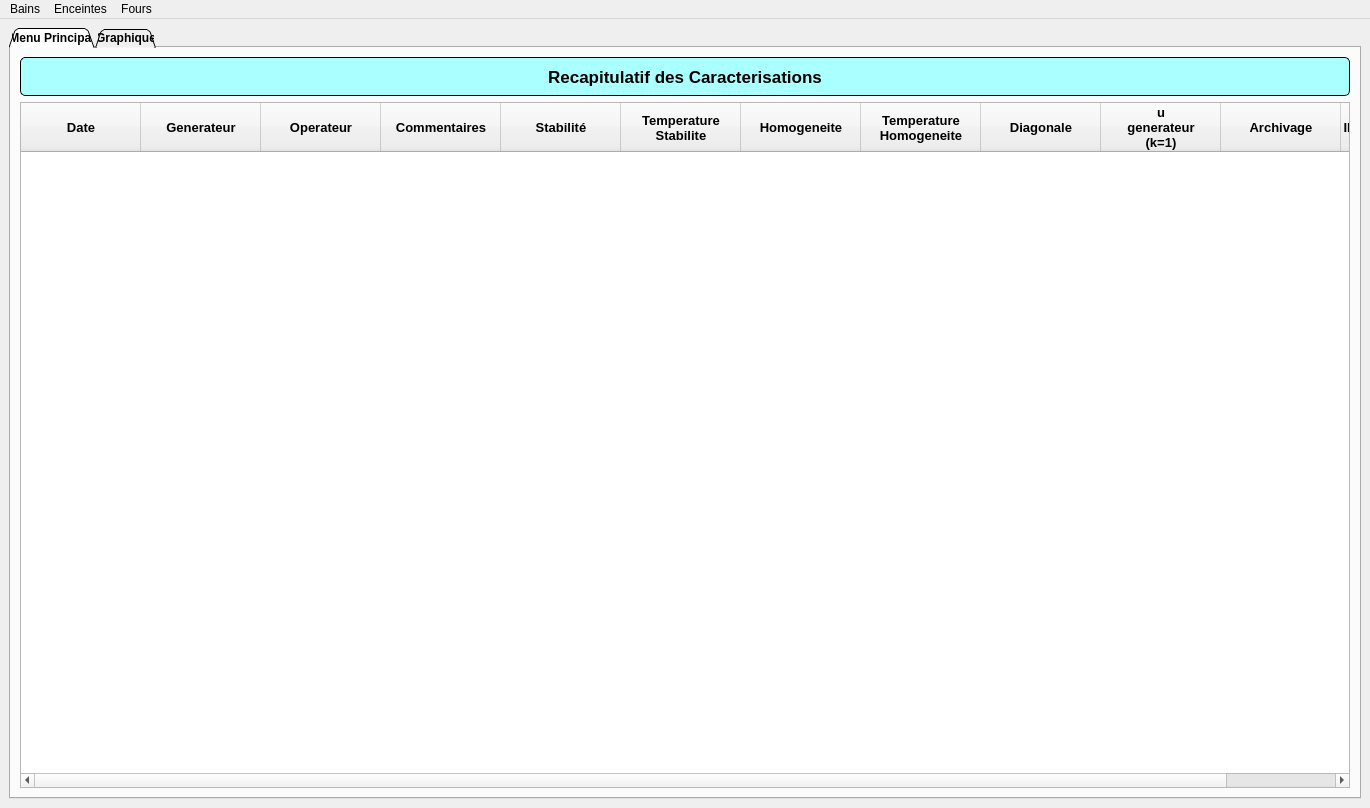
<?xml version="1.0" encoding="UTF-8"?>
<ui version="4.0">
 <class>MainCaracterisation</class>
 <widget class="QMainWindow" name="MainCaracterisation">
  <property name="geometry">
   <rect>
    <x>0</x>
    <y>0</y>
    <width>1370</width>
    <height>808</height>
   </rect>
  </property>
  <property name="windowTitle">
   <string>Caracterisation Generateurs</string>
  </property>
  <widget class="QWidget" name="centralWidget">
   <layout class="QGridLayout" name="gridLayout_2">
    <item row="0" column="0">
     <widget class="QTabWidget" name="tabWidget">
      <property name="font">
       <font>
        <weight>50</weight>
        <bold>false</bold>
       </font>
      </property>
      <property name="whatsThis">
       <string>&lt;html&gt;&lt;head/&gt;&lt;body&gt;&lt;p&gt;t'(t(t''(t('&lt;/p&gt;&lt;/body&gt;&lt;/html&gt;</string>
      </property>
      <property name="styleSheet">
       <string notr="true">QTabBar::tab {
   font-size: 12px;
font-weight: bold;
min-width: 50ex;
 padding: 3px

}</string>
      </property>
      <property name="tabShape">
       <enum>QTabWidget::Triangular</enum>
      </property>
      <property name="currentIndex">
       <number>0</number>
      </property>
      <property name="iconSize">
       <size>
        <width>16</width>
        <height>16</height>
       </size>
      </property>
      <widget class="QWidget" name="tab">
       <property name="font">
        <font>
         <pointsize>8</pointsize>
         <weight>75</weight>
         <bold>true</bold>
        </font>
       </property>
       <attribute name="title">
        <string>Menu Principal</string>
       </attribute>
       <layout class="QVBoxLayout" name="verticalLayout">
        <item>
         <widget class="QLabel" name="label_7">
          <property name="sizePolicy">
           <sizepolicy hsizetype="Preferred" vsizetype="Fixed">
            <horstretch>0</horstretch>
            <verstretch>0</verstretch>
           </sizepolicy>
          </property>
          <property name="minimumSize">
           <size>
            <width>0</width>
            <height>39</height>
           </size>
          </property>
          <property name="font">
           <font>
            <pointsize>13</pointsize>
            <weight>75</weight>
            <bold>true</bold>
           </font>
          </property>
          <property name="styleSheet">
           <string notr="true">QLabel{
background-color: rgb(170, 255, 255);
border: 1px solid Black;
border-radius: 5px;}</string>
          </property>
          <property name="text">
           <string>Recapitulatif des Caracterisations</string>
          </property>
          <property name="alignment">
           <set>Qt::AlignCenter</set>
          </property>
         </widget>
        </item>
        <item>
         <widget class="QTableWidget" name="tableWidget">
          <property name="enabled">
           <bool>true</bool>
          </property>
          <property name="font">
           <font>
            <pointsize>9</pointsize>
            <weight>50</weight>
            <bold>false</bold>
           </font>
          </property>
          <property name="cursor" stdset="0">
           <cursorShape>ArrowCursor</cursorShape>
          </property>
          <property name="mouseTracking">
           <bool>true</bool>
          </property>
          <property name="contextMenuPolicy">
           <enum>Qt::ActionsContextMenu</enum>
          </property>
          <property name="whatsThis">
           <string extracomment="freeghrehtzh"/>
          </property>
          <property name="editTriggers">
           <set>QAbstractItemView::NoEditTriggers</set>
          </property>
          <property name="alternatingRowColors">
           <bool>true</bool>
          </property>
          <property name="selectionBehavior">
           <enum>QAbstractItemView::SelectRows</enum>
          </property>
          <property name="iconSize">
           <size>
            <width>0</width>
            <height>0</height>
           </size>
          </property>
          <property name="showGrid">
           <bool>true</bool>
          </property>
          <property name="gridStyle">
           <enum>Qt::SolidLine</enum>
          </property>
          <property name="sortingEnabled">
           <bool>true</bool>
          </property>
          <property name="wordWrap">
           <bool>true</bool>
          </property>
          <property name="cornerButtonEnabled">
           <bool>true</bool>
          </property>
          <property name="rowCount">
           <number>0</number>
          </property>
          <attribute name="horizontalHeaderVisible">
           <bool>true</bool>
          </attribute>
          <attribute name="horizontalHeaderDefaultSectionSize">
           <number>120</number>
          </attribute>
          <attribute name="horizontalHeaderHighlightSections">
           <bool>true</bool>
          </attribute>
          <attribute name="verticalHeaderVisible">
           <bool>false</bool>
          </attribute>
          <attribute name="verticalHeaderDefaultSectionSize">
           <number>32</number>
          </attribute>
          <column>
           <property name="text">
            <string>Date</string>
           </property>
           <property name="font">
            <font>
             <pointsize>10</pointsize>
             <weight>75</weight>
             <bold>true</bold>
            </font>
           </property>
           <property name="textAlignment">
            <set>AlignHCenter|AlignVCenter|AlignCenter</set>
           </property>
          </column>
          <column>
           <property name="text">
            <string>Generateur</string>
           </property>
           <property name="font">
            <font>
             <pointsize>10</pointsize>
             <weight>75</weight>
             <bold>true</bold>
            </font>
           </property>
           <property name="textAlignment">
            <set>AlignHCenter|AlignVCenter|AlignCenter</set>
           </property>
          </column>
          <column>
           <property name="text">
            <string>Operateur</string>
           </property>
           <property name="font">
            <font>
             <pointsize>10</pointsize>
             <weight>75</weight>
             <bold>true</bold>
            </font>
           </property>
           <property name="textAlignment">
            <set>AlignHCenter|AlignVCenter|AlignCenter</set>
           </property>
          </column>
          <column>
           <property name="text">
            <string>Commentaires</string>
           </property>
           <property name="font">
            <font>
             <pointsize>10</pointsize>
             <weight>75</weight>
             <bold>true</bold>
            </font>
           </property>
           <property name="textAlignment">
            <set>AlignHCenter|AlignVCenter|AlignCenter</set>
           </property>
          </column>
          <column>
           <property name="text">
            <string>Stabilité</string>
           </property>
           <property name="font">
            <font>
             <pointsize>10</pointsize>
             <weight>75</weight>
             <bold>true</bold>
            </font>
           </property>
           <property name="textAlignment">
            <set>AlignHCenter|AlignVCenter|AlignCenter</set>
           </property>
          </column>
          <column>
           <property name="text">
            <string>Temperature
Stabilite</string>
           </property>
           <property name="font">
            <font>
             <pointsize>10</pointsize>
             <weight>75</weight>
             <bold>true</bold>
            </font>
           </property>
           <property name="textAlignment">
            <set>AlignHCenter|AlignVCenter|AlignCenter</set>
           </property>
          </column>
          <column>
           <property name="text">
            <string>Homogeneite</string>
           </property>
           <property name="font">
            <font>
             <pointsize>10</pointsize>
             <weight>75</weight>
             <bold>true</bold>
            </font>
           </property>
           <property name="textAlignment">
            <set>AlignHCenter|AlignVCenter|AlignCenter</set>
           </property>
          </column>
          <column>
           <property name="text">
            <string>Temperature
Homogeneite</string>
           </property>
           <property name="font">
            <font>
             <pointsize>10</pointsize>
             <weight>75</weight>
             <bold>true</bold>
            </font>
           </property>
           <property name="textAlignment">
            <set>AlignHCenter|AlignVCenter|AlignCenter</set>
           </property>
          </column>
          <column>
           <property name="text">
            <string>Diagonale</string>
           </property>
           <property name="font">
            <font>
             <pointsize>10</pointsize>
             <weight>75</weight>
             <bold>true</bold>
            </font>
           </property>
           <property name="textAlignment">
            <set>AlignHCenter|AlignVCenter|AlignCenter</set>
           </property>
          </column>
          <column>
           <property name="text">
            <string>u 
generateur 
(k=1)</string>
           </property>
           <property name="font">
            <font>
             <pointsize>10</pointsize>
             <weight>75</weight>
             <bold>true</bold>
            </font>
           </property>
           <property name="textAlignment">
            <set>AlignHCenter|AlignVCenter|AlignCenter</set>
           </property>
          </column>
          <column>
           <property name="text">
            <string>Archivage</string>
           </property>
           <property name="font">
            <font>
             <pointsize>10</pointsize>
             <weight>75</weight>
             <bold>true</bold>
            </font>
           </property>
           <property name="textAlignment">
            <set>AlignHCenter|AlignVCenter|AlignCenter</set>
           </property>
          </column>
          <column>
           <property name="text">
            <string>ID_Caracterisation</string>
           </property>
           <property name="font">
            <font>
             <family>MS Shell Dlg 2</family>
             <pointsize>10</pointsize>
             <weight>75</weight>
             <bold>true</bold>
            </font>
           </property>
           <property name="textAlignment">
            <set>AlignHCenter|AlignVCenter|AlignCenter</set>
           </property>
          </column>
         </widget>
        </item>
       </layout>
      </widget>
      <widget class="QWidget" name="tab_2">
       <attribute name="title">
        <string>Graphique</string>
       </attribute>
       <layout class="QVBoxLayout" name="verticalLayout_2">
        <item>
         <layout class="QHBoxLayout" name="horizontalLayout">
          <property name="sizeConstraint">
           <enum>QLayout::SetMinAndMaxSize</enum>
          </property>
          <item>
           <widget class="QGroupBox" name="groupBox_total">
            <property name="enabled">
             <bool>true</bool>
            </property>
            <property name="sizePolicy">
             <sizepolicy hsizetype="Preferred" vsizetype="Fixed">
              <horstretch>0</horstretch>
              <verstretch>0</verstretch>
             </sizepolicy>
            </property>
            <property name="minimumSize">
             <size>
              <width>0</width>
              <height>156</height>
             </size>
            </property>
            <property name="title">
             <string>Suivi des Caracterisations</string>
            </property>
            <property name="checkable">
             <bool>true</bool>
            </property>
            <widget class="QWidget" name="gridLayoutWidget">
             <property name="geometry">
              <rect>
               <x>30</x>
               <y>20</y>
               <width>481</width>
               <height>127</height>
              </rect>
             </property>
             <layout class="QGridLayout" name="gridLayout">
              <item row="0" column="0">
               <widget class="QLabel" name="label">
                <property name="sizePolicy">
                 <sizepolicy hsizetype="Fixed" vsizetype="Preferred">
                  <horstretch>0</horstretch>
                  <verstretch>0</verstretch>
                 </sizepolicy>
                </property>
                <property name="font">
                 <font>
                  <pointsize>13</pointsize>
                 </font>
                </property>
                <property name="text">
                 <string>Generateur</string>
                </property>
               </widget>
              </item>
              <item row="1" column="1">
               <widget class="QComboBox" name="comboBox_type_donnees">
                <property name="font">
                 <font>
                  <pointsize>12</pointsize>
                 </font>
                </property>
                <item>
                 <property name="text">
                  <string>u_generateur</string>
                 </property>
                </item>
                <item>
                 <property name="text">
                  <string>Stabilite</string>
                 </property>
                </item>
                <item>
                 <property name="text">
                  <string>Homogeneite</string>
                 </property>
                </item>
               </widget>
              </item>
              <item row="0" column="1">
               <widget class="QComboBox" name="comboBox_generateur">
                <property name="font">
                 <font>
                  <pointsize>12</pointsize>
                 </font>
                </property>
               </widget>
              </item>
              <item row="1" column="0">
               <widget class="QLabel" name="label_2">
                <property name="font">
                 <font>
                  <pointsize>13</pointsize>
                 </font>
                </property>
                <property name="text">
                 <string>Type donnees</string>
                </property>
               </widget>
              </item>
              <item row="2" column="0">
               <widget class="QLabel" name="label_5">
                <property name="font">
                 <font>
                  <pointsize>13</pointsize>
                 </font>
                </property>
                <property name="text">
                 <string>Etat archivage des 
caracterisation</string>
                </property>
               </widget>
              </item>
              <item row="2" column="1">
               <widget class="QComboBox" name="comboBox_archivage_carcaterisations">
                <property name="font">
                 <font>
                  <pointsize>12</pointsize>
                 </font>
                </property>
                <item>
                 <property name="text">
                  <string>Toutes</string>
                 </property>
                </item>
                <item>
                 <property name="text">
                  <string>Archivées</string>
                 </property>
                </item>
                <item>
                 <property name="text">
                  <string>Non Archivées</string>
                 </property>
                </item>
               </widget>
              </item>
             </layout>
            </widget>
           </widget>
          </item>
          <item>
           <widget class="QGroupBox" name="groupBox_individuel">
            <property name="enabled">
             <bool>true</bool>
            </property>
            <property name="sizePolicy">
             <sizepolicy hsizetype="Preferred" vsizetype="Minimum">
              <horstretch>0</horstretch>
              <verstretch>0</verstretch>
             </sizepolicy>
            </property>
            <property name="minimumSize">
             <size>
              <width>0</width>
              <height>130</height>
             </size>
            </property>
            <property name="title">
             <string>Suivi des caracterisations individuelles</string>
            </property>
            <property name="checkable">
             <bool>true</bool>
            </property>
            <widget class="QWidget" name="gridLayoutWidget_2">
             <property name="geometry">
              <rect>
               <x>30</x>
               <y>20</y>
               <width>481</width>
               <height>116</height>
              </rect>
             </property>
             <layout class="QGridLayout" name="gridLayout_3">
              <item row="3" column="1">
               <widget class="QComboBox" name="comboBox_type_donnees_2">
                <property name="font">
                 <font>
                  <pointsize>12</pointsize>
                 </font>
                </property>
                <item>
                 <property name="text">
                  <string>Stabilite</string>
                 </property>
                </item>
                <item>
                 <property name="text">
                  <string>Homogeneite</string>
                 </property>
                </item>
               </widget>
              </item>
              <item row="3" column="0">
               <widget class="QLabel" name="label_4">
                <property name="font">
                 <font>
                  <pointsize>13</pointsize>
                 </font>
                </property>
                <property name="text">
                 <string>Type donnees</string>
                </property>
               </widget>
              </item>
              <item row="1" column="1">
               <widget class="QComboBox" name="comboBox_caracterisation">
                <property name="font">
                 <font>
                  <pointsize>12</pointsize>
                 </font>
                </property>
               </widget>
              </item>
              <item row="0" column="1">
               <widget class="QComboBox" name="comboBox_generateur_2">
                <property name="font">
                 <font>
                  <pointsize>12</pointsize>
                 </font>
                </property>
               </widget>
              </item>
              <item row="1" column="0">
               <widget class="QLabel" name="label_3">
                <property name="sizePolicy">
                 <sizepolicy hsizetype="Fixed" vsizetype="Preferred">
                  <horstretch>0</horstretch>
                  <verstretch>0</verstretch>
                 </sizepolicy>
                </property>
                <property name="font">
                 <font>
                  <pointsize>13</pointsize>
                 </font>
                </property>
                <property name="text">
                 <string>Caracterisation</string>
                </property>
               </widget>
              </item>
              <item row="0" column="0">
               <widget class="QLabel" name="label_6">
                <property name="font">
                 <font>
                  <pointsize>13</pointsize>
                 </font>
                </property>
                <property name="text">
                 <string>Generateur</string>
                </property>
               </widget>
              </item>
             </layout>
            </widget>
           </widget>
          </item>
         </layout>
        </item>
        <item>
         <widget class="QCommandLinkButton" name="tracer">
          <property name="sizePolicy">
           <sizepolicy hsizetype="Preferred" vsizetype="Fixed">
            <horstretch>0</horstretch>
            <verstretch>0</verstretch>
           </sizepolicy>
          </property>
          <property name="styleSheet">
           <string notr="true">
QCommandLinkButton{
background-color: rgb(170, 255, 255);
border: 1px solid Black;
border-radius: 5px;}</string>
          </property>
          <property name="text">
           <string>Tracer</string>
          </property>
          <property name="checkable">
           <bool>false</bool>
          </property>
         </widget>
        </item>
        <item>
         <widget class="matplotlibWidget" name="graphique" native="true">
          <property name="sizePolicy">
           <sizepolicy hsizetype="Preferred" vsizetype="Expanding">
            <horstretch>0</horstretch>
            <verstretch>0</verstretch>
           </sizepolicy>
          </property>
          <widget class="QLabel" name="label_8">
           <property name="geometry">
            <rect>
             <x>770</x>
             <y>30</y>
             <width>112</width>
             <height>25</height>
            </rect>
           </property>
           <property name="sizePolicy">
            <sizepolicy hsizetype="Fixed" vsizetype="Preferred">
             <horstretch>0</horstretch>
             <verstretch>0</verstretch>
            </sizepolicy>
           </property>
           <property name="font">
            <font>
             <pointsize>13</pointsize>
            </font>
           </property>
           <property name="text">
            <string>Caracterisation</string>
           </property>
          </widget>
         </widget>
        </item>
       </layout>
      </widget>
     </widget>
    </item>
   </layout>
  </widget>
  <widget class="QMenuBar" name="menuBar">
   <property name="geometry">
    <rect>
     <x>0</x>
     <y>0</y>
     <width>1370</width>
     <height>21</height>
    </rect>
   </property>
   <widget class="QMenu" name="menuBains">
    <property name="title">
     <string>Bains</string>
    </property>
    <addaction name="actionNouvelle_caracterisation_bain"/>
    <addaction name="actionModifier_caracterisation_bain"/>
   </widget>
   <widget class="QMenu" name="menuEnceintes">
    <property name="title">
     <string>Enceintes</string>
    </property>
    <addaction name="actionNouvelle_caracterisation_enceinte"/>
    <addaction name="actionModifier_caracterisation_enceinte"/>
   </widget>
   <widget class="QMenu" name="menuFours">
    <property name="title">
     <string>Fours</string>
    </property>
    <addaction name="actionNouvelle_caracterisation_four"/>
    <addaction name="actionModifier_caracterisation_four"/>
    <addaction name="actionVisualiser_caracterisation_four"/>
   </widget>
   <addaction name="menuBains"/>
   <addaction name="menuEnceintes"/>
   <addaction name="menuFours"/>
  </widget>
  <action name="actionNouvelle_caracterisation_enceinte">
   <property name="text">
    <string>Nouvelle caracterisation</string>
   </property>
  </action>
  <action name="actionModifier_caracterisation_enceinte">
   <property name="text">
    <string>Modifier caracterisation</string>
   </property>
  </action>
  <action name="actionVisualiser_caracterisation_enceinte">
   <property name="text">
    <string>Visualiser caracterisation</string>
   </property>
  </action>
  <action name="actionNouvelle_caracterisation_bain">
   <property name="text">
    <string>Nouvelle caracterisation</string>
   </property>
  </action>
  <action name="actionVisualiser_caracterisation_bain">
   <property name="text">
    <string>Visualiser caracterisation</string>
   </property>
  </action>
  <action name="actionModifier_caracterisation_bain">
   <property name="text">
    <string>Modifier caracterisation</string>
   </property>
  </action>
  <action name="actionNouvelle_caracterisation_four">
   <property name="text">
    <string>Nouvelle caracterisation</string>
   </property>
  </action>
  <action name="actionModifier_caracterisation_four">
   <property name="text">
    <string>Modifier caracterisation</string>
   </property>
  </action>
  <action name="actionVisualiser_caracterisation_four">
   <property name="text">
    <string>Visualiser caracterisation</string>
   </property>
  </action>
 </widget>
 <customwidgets>
  <customwidget>
   <class>matplotlibWidget</class>
   <extends>QWidget</extends>
   <header>matplotlibwidgetFile</header>
   <container>1</container>
  </customwidget>
 </customwidgets>
 <resources/>
 <connections/>
</ui>
